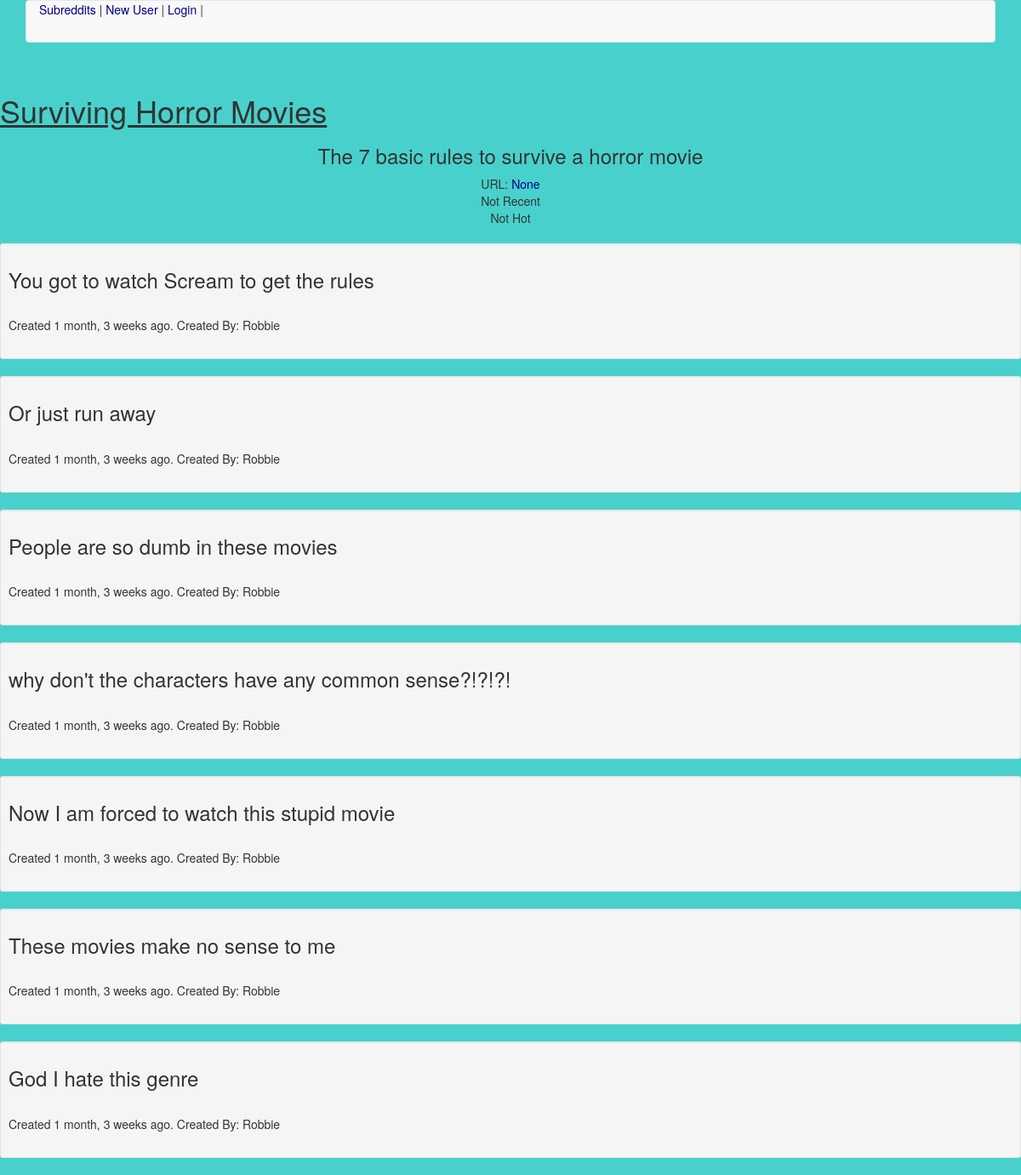
The page /post/13/ on the database its author committed.
### app/models.py (models this page shows, shortened)
class Post(models.Model):
    title = models.CharField(max_length=100)
    post_description = models.CharField(max_length=255)
    url_page = models.URLField(null=True, blank=True)
    post_created = models.DateTimeField(auto_now_add=True)
    post_edit = models.DateTimeField(auto_now=True)
    subreddit = models.ForeignKey(Subreddit)
    user = models.ForeignKey(User)
    def __str__(self):
        return self.title
    def is_recent(self):
        last_day = datetime.now() - timedelta(days=1)
        if Post.objects.filter(post_created__gte=last_day):
            return "Recent"
        else:
            return "Not Recent"
    def is_hot(self):
        past_hour = datetime.now() - timedelta(hours=3)
        if Comment.objects.filter(comment_post=self).filter(comment_edit__gt=past_hour).count() > 3:
            return "Hot"
        else:
            return "Not Hot"
    def get_comment(self):
        return Comment.objects.filter(comment_post=self)

class Comment(models.Model):
    comment = models.CharField(max_length=255)
    comment_created = models.DateTimeField(auto_now_add=True)
    comment_edit = models.DateTimeField(auto_now=True)
    comment_user = models.ForeignKey(User)
    comment_post = models.ForeignKey(Post)
    def __str__(self):
        return self.comment

### app/views.py (the view)
# urls.py: url(r'^post/(?P<pk>\d+)/$', PostDetailView.as_view(), name="post_detail_view"),
class PostDetailView(DetailView):
    model = Post

### templates/app/post_detail.html (shortened to what this page needs)
{% extends 'base.html' %}
{% block content %}
  </div>
<br>
<h1 class="obj_title">{{ object }}</h1>
<h3 class="new_title">{{ object.post_description }}</h3>
  <div class="new_title">
    URL: <a href="{{ object.url_page }}">{{ object.url_page }}</a><br>
    {{ object.is_recent }}<br>
    {{ object.is_hot }}<br><br>
  </div>
{% for comment in object.get_comment %}
  <div class="well well-sm">
      <h3>{{ comment }}</h3><br>
      Created {{ comment.comment_created|timesince }} ago.
      Created By: {{ comment.comment_user }} <br> <br>
  </div>
{% endfor %}
{% endblock %}

### templates/base.html (style rules this page uses)
body { background-color: #48D1CC; }
h1 { position: relative; text-decoration: underline; }
a { color: navy; }
.new_title { text-align: center; }
.obj_title { text-align: left;; }

### rows shown on the page
Post: title "Surviving Horror Movies", post_description "The 7 basic rules to survive a horror movie", url_page "None", is_recent "Not Recent", is_hot "Not Hot"
Comment: comment "You got to watch Scream to get the rules", comment_created "1 month, 3 weeks", comment_user "Robbie"
Comment: comment "Or just run away", comment_created "1 month, 3 weeks", comment_user "Robbie"
Comment: comment "People are so dumb in these movies", comment_created "1 month, 3 weeks", comment_user "Robbie"
Comment: comment "why don't the characters have any common sense?!?!?!", comment_created "1 month, 3 weeks", comment_user "Robbie"
Comment: comment "Now I am forced to watch this stupid movie", comment_created "1 month, 3 weeks", comment_user "Robbie"
Comment: comment "These movies make no sense to me", comment_created "1 month, 3 weeks", comment_user "Robbie"
Comment: comment "God I hate this genre", comment_created "1 month, 3 weeks", comment_user "Robbie"
